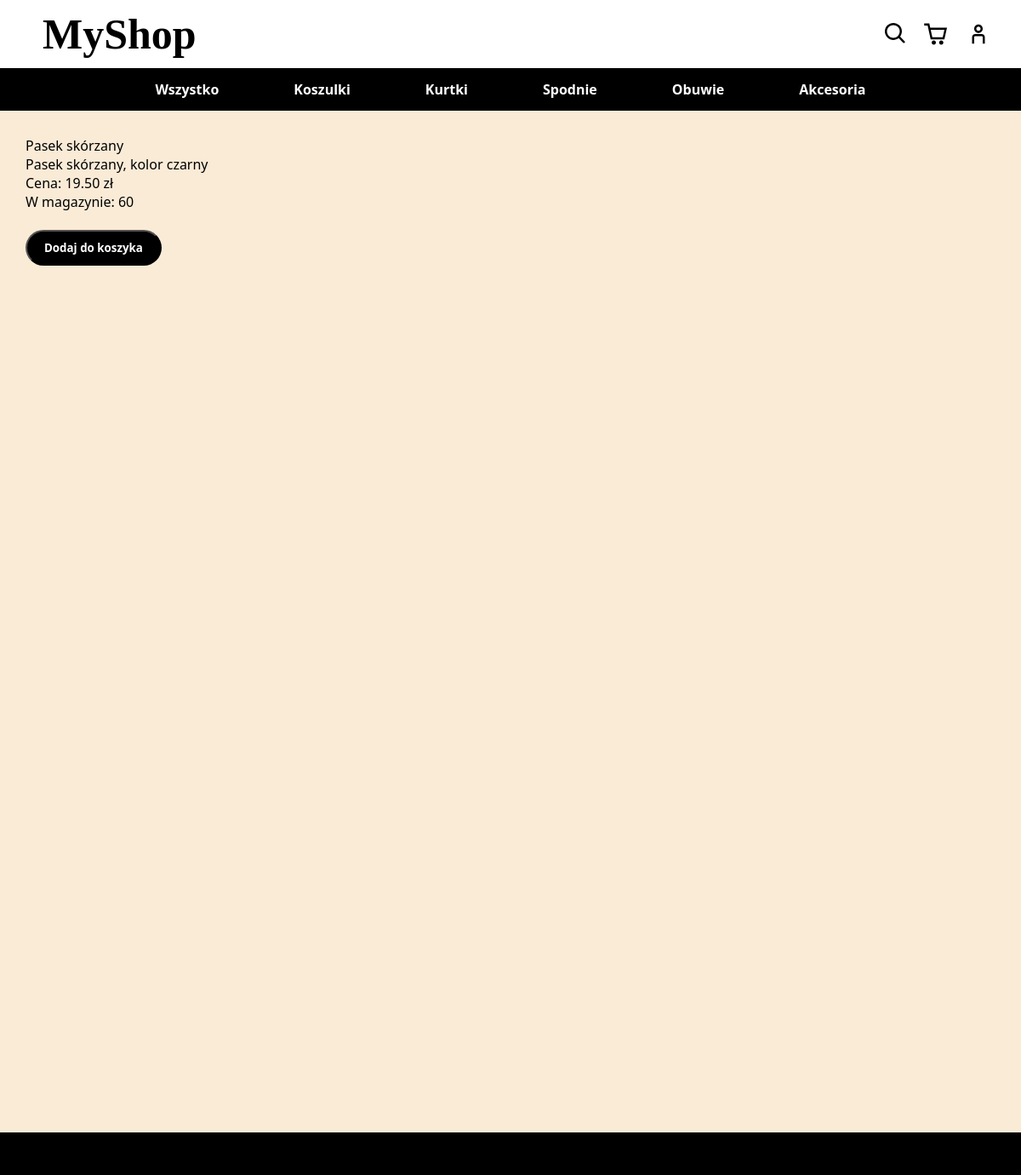
Screenshot of /details.php?id=4 with the database file from the repository.
### tables this page shows
CREATE TABLE products (
    id INT AUTO_INCREMENT PRIMARY KEY,
    name VARCHAR(100) NOT NULL,
    description TEXT,
    price DECIMAL(10,2) NOT NULL,
    category ENUM('spodnie', 'obuwie', 'koszulki', 'akcesoria', 'kurtki') NOT NULL,
    quantity INT NOT NULL
);

### models/product.php (called while the page is built)
<?php
class Product
{
    private $id, $name, $description, $price, $category, $quantity;
    public function __construct($id, $name, $description, $price, $category, $quantity)
    {
        $this->id = $id;
        $this->name = $name;
        $this->description = $description;
        $this->price = $price;
        $this->category = $category;
        $this->quantity = $quantity;
    }
    public function getId()
    {
        return $this->id;
    }
    public function getName()
    {
        return $this->name;
    }
    public function getDescription()
    {
        return $this->description;
    }
    public function getPrice()
    {
        return $this->price;
    }
    public function getCategory()
    {
        return $this->category;
    }
    public function getQuantity()
    {
        return $this->quantity;
    }
}

### details.php (the view, shortened to what this page needs)
<?php
include ("includes/connection.php");
include ("models/product.php");
if (isset($_GET['id'])) {
    $id = $_GET['id'];
    $query = "SELECT * FROM products WHERE id = '$id'";
} else {
}
$result = mysqli_query($conn, $query);
$row = mysqli_fetch_object($result);
$product = new Product($row->id, $row->name, $row->description, $row->price, $row->category, $row->quantity);
?>
<html lang="en">
<head>
    <link rel="stylesheet" href="style.css">
</head>
<body>
    <div class="shop-content">
        <?php
        echo "<p>" . $product->getName() . "</p>";
        echo "<p>" . $product->getDescription() . "</p>";
        echo "<p>Cena: " . $product->getPrice() . " zł</p>";
        echo "<p>W magazynie: " . $product->getQuantity() . "</p>";
        ?>
        <br>
        <?php
        echo "<a href='add_product.php" .
            "?id=" . $product->getId() .
            "&name=" . $product->getName() .
            "&description=" . $product->getDescription() .
            "&price=" . $product->getPrice() .
            "&category=" . $product->getCategory() .
            "&quantity=" . $product->getQuantity() .
            "&details=true" .
            "'>" ?>
        <button class='add'>
            <p>Dodaj do koszyka</p>
        </button>
        </a>
    </div>
</body>
</html>

### style.css (style rules this page uses)
* { padding: 0; box-sizing: border-box; margin: 0; font-family: 'Segoe UI', Tahoma, Geneva, Verdana, sans-serif; }
h1 { font-size: 50px; font-weight: bolder; font-family: 'Brush Script MT', cursive; color: black; margin-left: 50px; }
a { text-decoration: none; width: fit-content; color: inherit; }
.header { height: 80px; width: 100%; display: flex; align-items: center; justify-content: space-between; position: sticky; top: 0; background-color: white; }
.options { width: 200px; height: 50px; display: flex; align-items: center; justify-content: center; gap: 20px }
.nav { height: 50px; background-color: black; display: flex; align-items: center; justify-content: center; position: sticky; top: 80px; gap: 4vw; }
.nav-item { color: white; font-weight: bold; user-select: none; border-radius: 20px; padding: 5px 20px; text-decoration: none; }
.shop-content { background-color: antiquewhite; min-height: 1200px; padding: 30px; }
.footer { background-color: black; height: 50px; }
.icon { width: 30px; }
button { border-radius: 30px; background-color: black; color: white; font-weight: bold; cursor: pointer; padding: 10px 20px; }

### rows the page displays
products: name "Pasek skórzany", description "Pasek skórzany, kolor czarny", price "19.50", quantity "60"
